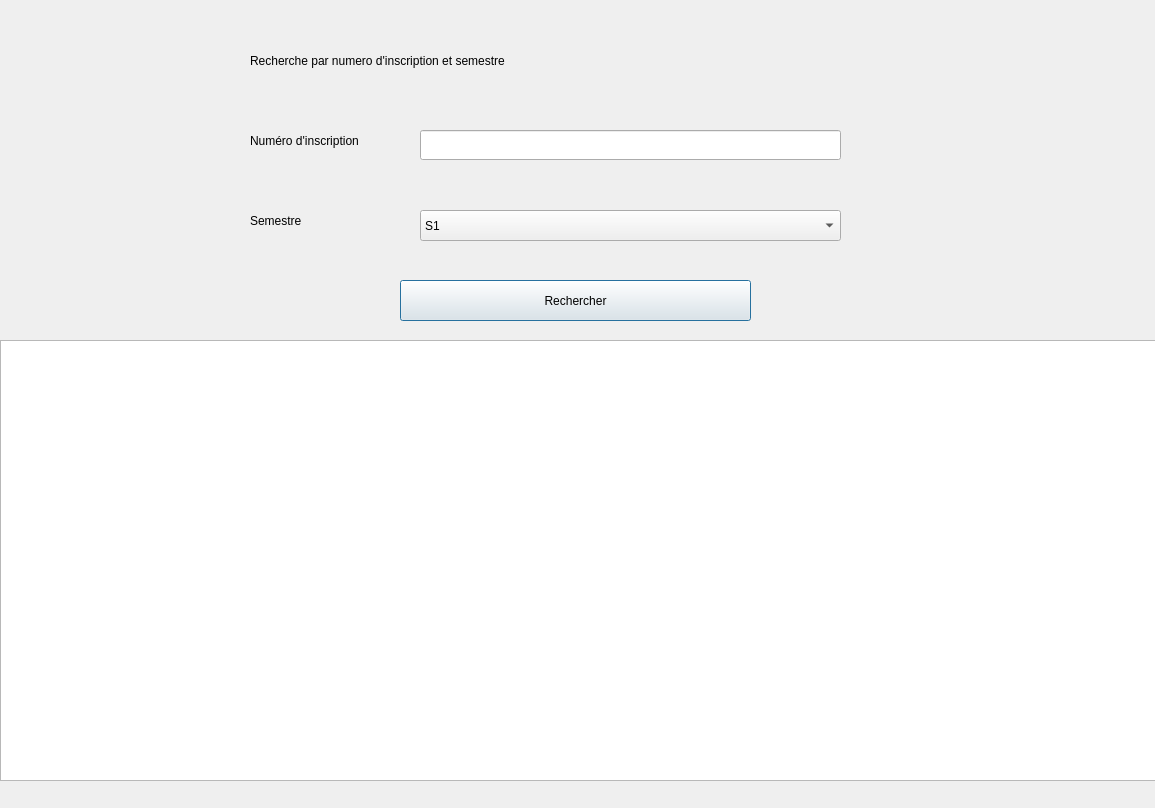
<?xml version="1.0" encoding="UTF-8"?>
<ui version="4.0">
 <class>Dialog</class>
 <widget class="QDialog" name="Dialog">
  <property name="geometry">
   <rect>
    <x>0</x>
    <y>0</y>
    <width>1155</width>
    <height>808</height>
   </rect>
  </property>
  <property name="windowTitle">
   <string>Dialog</string>
  </property>
  <property name="styleSheet">
   <string notr="true">font: 75 12pt &quot;Arial&quot;;</string>
  </property>
  <widget class="QLineEdit" name="lineEditNumeroInscription">
   <property name="geometry">
    <rect>
     <x>420</x>
     <y>130</y>
     <width>421</width>
     <height>30</height>
    </rect>
   </property>
   <property name="inputMask">
    <string/>
   </property>
   <property name="maxLength">
    <number>32767</number>
   </property>
  </widget>
  <widget class="QLabel" name="label">
   <property name="geometry">
    <rect>
     <x>250</x>
     <y>130</y>
     <width>161</width>
     <height>21</height>
    </rect>
   </property>
   <property name="layoutDirection">
    <enum>Qt::LeftToRight</enum>
   </property>
   <property name="styleSheet">
    <string notr="true">font: 75 12pt &quot;MS Shell Dlg 2&quot;;</string>
   </property>
   <property name="text">
    <string>Numéro d'inscription</string>
   </property>
  </widget>
  <widget class="QComboBox" name="comboBoxSemestre">
   <property name="geometry">
    <rect>
     <x>420</x>
     <y>210</y>
     <width>421</width>
     <height>31</height>
    </rect>
   </property>
   <item>
    <property name="text">
     <string>S1</string>
    </property>
   </item>
   <item>
    <property name="text">
     <string>S2</string>
    </property>
   </item>
  </widget>
  <widget class="QLabel" name="label_2">
   <property name="geometry">
    <rect>
     <x>250</x>
     <y>210</y>
     <width>161</width>
     <height>21</height>
    </rect>
   </property>
   <property name="layoutDirection">
    <enum>Qt::LeftToRight</enum>
   </property>
   <property name="styleSheet">
    <string notr="true">font: 75 12pt &quot;MS Shell Dlg 2&quot;;</string>
   </property>
   <property name="text">
    <string>Semestre</string>
   </property>
  </widget>
  <widget class="QLabel" name="label_10">
   <property name="geometry">
    <rect>
     <x>250</x>
     <y>40</y>
     <width>621</width>
     <height>41</height>
    </rect>
   </property>
   <property name="layoutDirection">
    <enum>Qt::LeftToRight</enum>
   </property>
   <property name="styleSheet">
    <string notr="true">font: 75 22pt &quot;MS Shell Dlg 2&quot;;</string>
   </property>
   <property name="text">
    <string>Recherche par numero d'inscription et semestre</string>
   </property>
  </widget>
  <widget class="QTableView" name="tableView">
   <property name="geometry">
    <rect>
     <x>0</x>
     <y>340</y>
     <width>1161</width>
     <height>441</height>
    </rect>
   </property>
  </widget>
  <widget class="QPushButton" name="Rechercher">
   <property name="geometry">
    <rect>
     <x>400</x>
     <y>280</y>
     <width>351</width>
     <height>41</height>
    </rect>
   </property>
   <property name="text">
    <string>Rechercher</string>
   </property>
  </widget>
  <widget class="QLabel" name="label_3">
   <property name="geometry">
    <rect>
     <x>0</x>
     <y>0</y>
     <width>1381</width>
     <height>881</height>
    </rect>
   </property>
   <property name="text">
    <string/>
   </property>
   <property name="pixmap">
    <pixmap resource="../PY/Backgrounds.qrc">:/Back/Background.jpg</pixmap>
   </property>
   <property name="scaledContents">
    <bool>true</bool>
   </property>
  </widget>
  <zorder>label_3</zorder>
  <zorder>lineEditNumeroInscription</zorder>
  <zorder>label</zorder>
  <zorder>comboBoxSemestre</zorder>
  <zorder>label_2</zorder>
  <zorder>label_10</zorder>
  <zorder>tableView</zorder>
  <zorder>Rechercher</zorder>
 </widget>
 <resources>
  <include location="../PY/Backgrounds.qrc"/>
 </resources>
 <connections/>
</ui>
